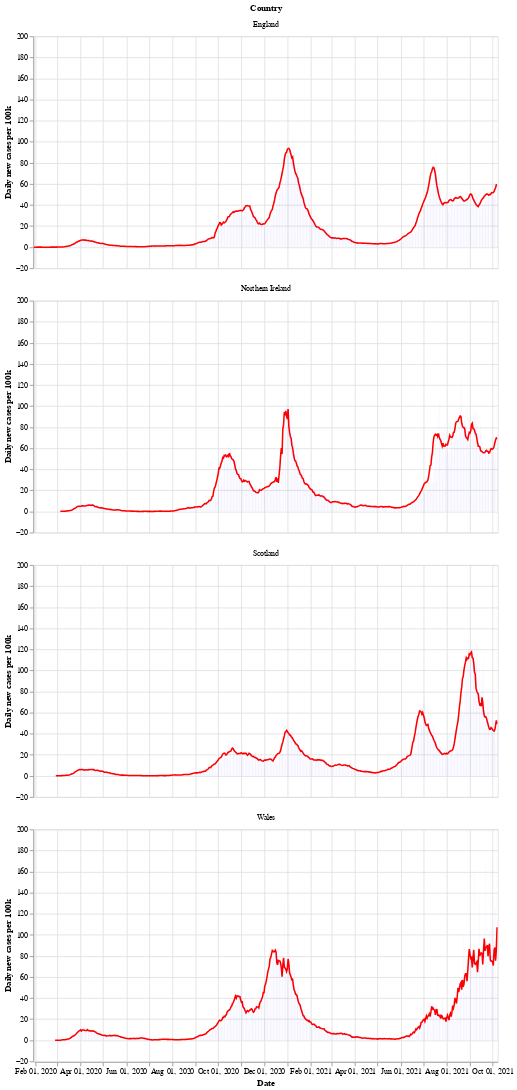

Notebook code cell kept with this figure:
### Markdown cell above
Next is a bar chart of the number of new cases in each country (per 100k population), with the 7 day moving average of cases. Again we see that Wales saw a longer period of raising and falling cases compared to the other countries.

After a period of cases falling, each nation is now seeing a rise in the number of cases - especially in Wales.

### Code cell
# collapse
bars = alt.Chart(uk_cases).mark_bar().encode(
    x=alt.X("yearmonthdate(date):T", axis=alt.Axis(title='Date')),
    y=alt.Y("newCasesRate:Q", axis=alt.Axis(title='Daily new cases per 100k')),
    tooltip='newCasesRate',
    color=alt.condition(
        alt.datum.dailyChange > 0,
        alt.value("orange"),  # The positive color
        alt.value("blue")  # The negative color
    )
).properties(title='New cases per 100k population with rolling 7 day average', width=600).interactive()
line = alt.Chart(uk_cases).mark_line(
    color='red',
    size=2,
).transform_window(
    rolling_mean='mean(newCasesRate)',
    frame=[0, 7],
    groupby=['areaName']
).encode(
    x='yearmonthdate(date):T',
    y='rolling_mean:Q'
)
alt.layer(line, bars, data=uk_cases).facet(alt.Row('areaName', title='Country'), columns=1)

### Figure 1 — Vega-Lite specification as saved in the notebook (floating-point values rounded to 4 significant figures; data arrays with more than 128 entries replaced by an {"elided": "..."} marker saying what was removed)
{"config": {"view": {"continuousWidth": 400, "continuousHeight": 300}}, "data": {"name": "data-27e15598969226b9a5dc43349e9d30db"}, "facet": {"type": "nominal", "field": "areaName", "title": "Country"}, "spec": {"layer": [{"mark": {"type": "line", "color": "red", "size": 2}, "encoding": {"x": {"type": "temporal", "field": "date", "timeUnit": "yearmonthdate"}, "y": {"type": "quantitative", "field": "rolling_mean"}}, "transform": [{"window": [{"op": "mean", "field": "newCasesRate", "as": "rolling_mean"}], "frame": [0, 7], "groupby": ["areaName"]}]}, {"mark": "bar", "encoding": {"color": {"condition": {"value": "orange", "test": "(datum.dailyChange > 0)"}, "value": "blue"}, "tooltip": {"type": "quantitative", "field": "newCasesRate"}, "x": {"type": "temporal", "axis": {"title": "Date"}, "field": "date", "timeUnit": "yearmonthdate"}, "y": {"type": "quantitative", "axis": {"title": "Daily new cases per 100k"}, "field": "newCasesRate"}}, "selection": {"selector002": {"type": "interval", "bind": "scales", "encodings": ["x", "y"]}}, "title": "New cases per 100k population with rolling 7 day average", "width": 600}]}, "columns": 1, "$schema": "https://vega.github.io/schema/vega-lite/v4.8.1.json", "datasets": {"data-27e15598969226b9a5dc43349e9d30db": {"elided": "2376 records"}}}
